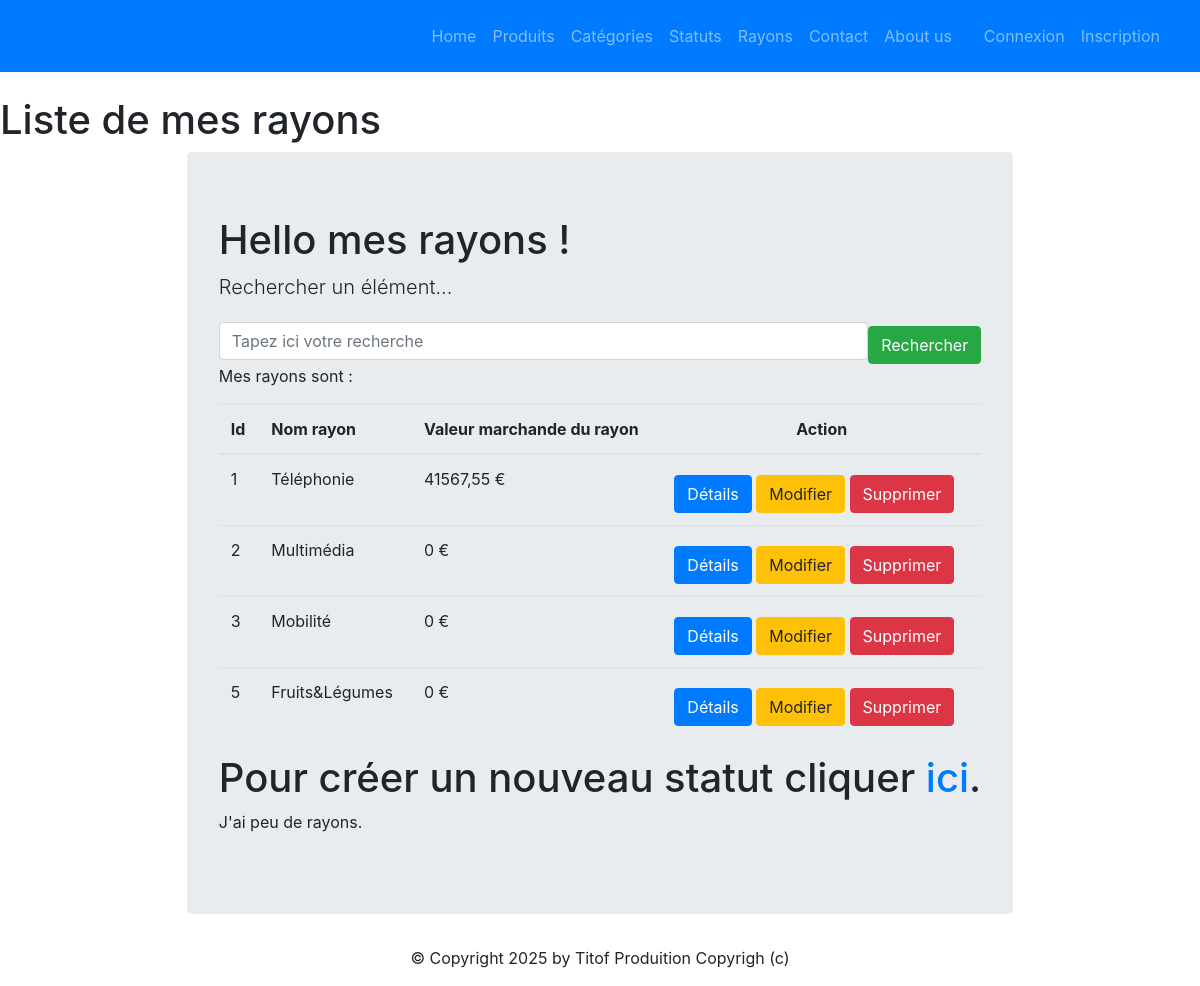
Page /monApp/rayons/ on the committed database.
### monApp/models.py (models this page shows, shortened)
class Rayon(models.Model):
    idRayon = models.AutoField(primary_key=True)
    nomRayon = models.CharField(max_length=100)

### monApp/views.py (the view)
# urls.py: path("rayons/", views.RayonListView.as_view(), name="lst_rayons"),
class RayonListView(ListView):
    model = Rayon
    template_name = "monApp/list_rayons.html"
    context_object_name = "rayons"
    def get_queryset(self):
        query = self.request.GET.get('search')
        if query:
            return Rayon.objects.filter(nomRayon__icontains=query).prefetch_related(
        Prefetch("contenir_rayon", queryset=Contenir.objects.select_related("produit")))
        return Rayon.objects.prefetch_related(
        Prefetch("contenir_rayon", queryset=Contenir.objects.select_related("produit")))
    def get_context_data(self, **kwargs):
        context = super(RayonListView, self).get_context_data(**kwargs)
        context['titremenu'] = "Liste de mes rayons"
        ryns_dt = []
        for rayon in context['object_list']:
            total = 0
            for contenir in rayon.contenir_rayon.all():
                total += contenir.produit.prixUnitaireProd * contenir.Qte
            ryns_dt.append({'rayon': rayon,'total_stock': total})
        context['ryns_dt'] = ryns_dt
        return context

### monApp/templates/monApp/list_rayons.html (shortened to what this page needs)
{% extends 'monApp/base.html' %}
{% block menu %}
    <h1>{{ titremenu }}</h1>
{% endblock %}
{% block contenu %}
    <h1>Hello mes rayons !</h1>
    <p class="lead mb-3 ml-0">Rechercher un élément...</p>
    <form style="display: flex; align-items: center;" method="GET" action="">
        <input class="form-control" type="text" name="search" placeholder="Tapez ici votre recherche" value="{{ request.GET.search }}">
        <button type="submit" class="btn btn-success mt-2">Rechercher</button>
    </form>
    <p>Mes rayons sont :</p>
    <table class="table">
        <thead>
            <th>Id</th>
            <th>Nom rayon</th>
            <th>Valeur marchande du rayon</th>
            <th colspan="3" style="text-align: center;">Action</th>
        </thead>
        <tbody>
            {% for data in ryns_dt %}
            <tr>
                <td>{{ data.rayon.idRayon }}</td>
                <td>{{ data.rayon.nomRayon }} </td>
                <td>{{ data.total_stock }} €</td>
                <td>
                    <a href="{% url 'dtl_rayon' data.rayon.idRayon %}" class="btn btn-primary mt-2">Détails</a>
                    <a href="{% url 'rayon-chng' data.rayon.idRayon %}" class="btn btn-warning mt-2">Modifier</a>
                    <a href="{% url 'dlt-rayon' data.rayon.idRayon %}" class="btn btn-danger mt-2">Supprimer</a>
                </td>
            </tr>
            {% endfor %}
        </tbody>
    </table>
    <h1>Pour créer un nouveau statut cliquer <a href="{% url 'crt-rayon' %}">ici</a>.</h1>
    <p>
        J'ai
        {% if rayons|length < 5 %}
            peu de
        {% elif rayons|length < 10 %}
            quelques
        {% else %}
            beaucoup de
        {% endif %}
            rayons.
    </p>
{% endblock %}

### rows in the picture
Rayon: rayon.idRayon "1", rayon.nomRayon "Téléphonie", total_stock "41567,55"
Rayon: rayon.idRayon "2", rayon.nomRayon "Multimédia", total_stock "0"
Rayon: rayon.idRayon "3", rayon.nomRayon "Mobilité", total_stock "0"
Rayon: rayon.idRayon "5", rayon.nomRayon "Fruits&Légumes", total_stock "0"

### other values in the picture
{{ titremenu }} "Liste de mes rayons"
